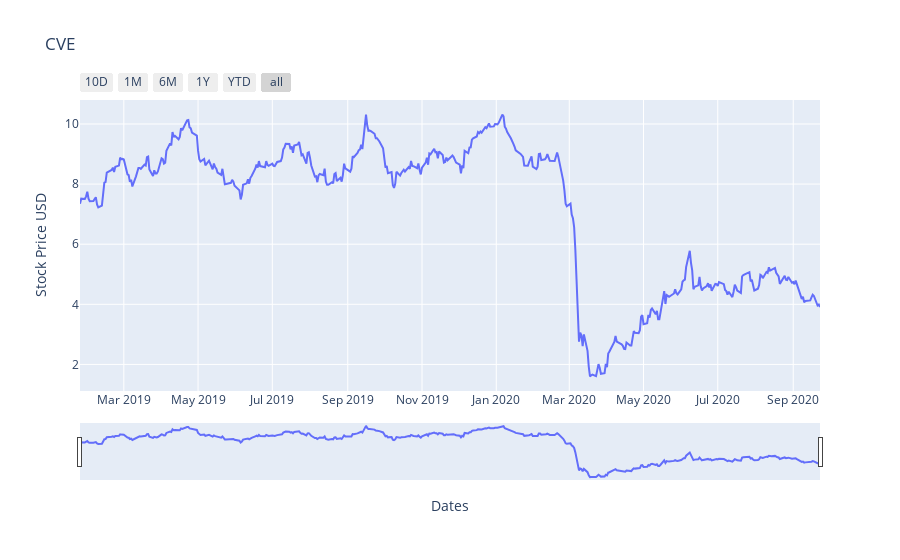

The code cell stored with this chart in its notebook:
### Code cell
# Enter stock name you want to see
print('Enter Stock')
stock = input()

# df is equal to stock name csv you want to see
df = pd.read_csv(f'{stock}.csv')
x = df['Date']
y = df['Adj Close']

# Creating graph
fig = go.Figure()

# Graph is going to be a scatter plot, and we want a range slider
fig.add_trace(go.Scatter(x=x, y=y, ))
fig.update_layout(title = f'{stock}', yaxis_title = 'Stock Price USD', xaxis_title = 'Dates')
fig.update_xaxes(
    rangeslider_visible = True,
        rangeselector = dict(
            buttons = list([
                dict(count = 10, label = '10D', step = 'day', stepmode = 'backward'),
                dict(count = 1, label = '1M', step = 'month', stepmode = 'backward'),
                dict(count = 6, label = '6M', step = 'month', stepmode = 'backward'),
                dict(count = 1, label = '1Y', step = 'year', stepmode = 'backward'),
                dict(count = 1, label = 'YTD', step = 'year', stepmode = 'backward'),
                dict(step = 'all'),
                    ])))

fig.show()

### Figure 1 — Plotly figure (JSON) as saved in the notebook; plotly's stock layout.template omitted (floating-point values rounded to 4 significant figures; data arrays with more than 128 entries replaced by an {"elided": "..."} marker saying what was removed)
{"data": [{"type": "scatter", "x": {"elided": "421 str values"}, "y": {"elided": "421 float values"}}], "layout": {"title": {"text": "CVE"}, "xaxis": {"rangeselector": {"buttons": [{"count": 10, "label": "10D", "step": "day", "stepmode": "backward"}, {"count": 1, "label": "1M", "step": "month", "stepmode": "backward"}, {"count": 6, "label": "6M", "step": "month", "stepmode": "backward"}, {"count": 1, "label": "1Y", "step": "year", "stepmode": "backward"}, {"count": 1, "label": "YTD", "step": "year", "stepmode": "backward"}, {"step": "all"}]}, "rangeslider": {"visible": true}, "title": {"text": "Dates"}}, "yaxis": {"title": {"text": "Stock Price USD"}}}}
